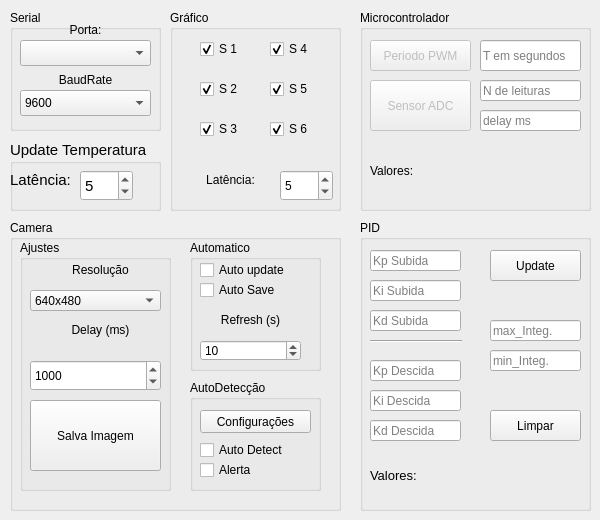
    <widget class="QWidget" name="Config">
     <attribute name="title">
      <string>Ajustes</string>
     </attribute>
     <widget class="QGroupBox" name="groupBox_13">
      <property name="geometry">
       <rect>
        <x>10</x>
        <y>10</y>
        <width>151</width>
        <height>121</height>
       </rect>
      </property>
      <property name="title">
       <string>Serial</string>
      </property>
      <widget class="QLabel" name="label">
       <property name="geometry">
        <rect>
         <x>10</x>
         <y>10</y>
         <width>131</width>
         <height>20</height>
        </rect>
       </property>
       <property name="text">
        <string>Porta:</string>
       </property>
       <property name="alignment">
        <set>Qt::AlignCenter</set>
       </property>
      </widget>
      <widget class="QLabel" name="label_2">
       <property name="geometry">
        <rect>
         <x>10</x>
         <y>60</y>
         <width>131</width>
         <height>20</height>
        </rect>
       </property>
       <property name="text">
        <string>BaudRate</string>
       </property>
       <property name="alignment">
        <set>Qt::AlignCenter</set>
       </property>
      </widget>
      <widget class="QComboBox" name="comboBox_portaSerial">
       <property name="geometry">
        <rect>
         <x>10</x>
         <y>30</y>
         <width>131</width>
         <height>26</height>
        </rect>
       </property>
      </widget>
      <widget class="QComboBox" name="comboBox_baudRate">
       <property name="geometry">
        <rect>
         <x>10</x>
         <y>80</y>
         <width>131</width>
         <height>26</height>
        </rect>
       </property>
       <property name="currentIndex">
        <number>1</number>
       </property>
       <item>
        <property name="text">
         <string>4800</string>
        </property>
       </item>
       <item>
        <property name="text">
         <string>9600</string>
        </property>
       </item>
       <item>
        <property name="text">
         <string>14400</string>
        </property>
       </item>
       <item>
        <property name="text">
         <string>19200</string>
        </property>
       </item>
       <item>
        <property name="text">
         <string>57600</string>
        </property>
       </item>
       <item>
        <property name="text">
         <string>115200</string>
        </property>
       </item>
      </widget>
     </widget>
     <widget class="QGroupBox" name="groupBox_14">
      <property name="geometry">
       <rect>
        <x>10</x>
        <y>140</y>
        <width>151</width>
        <height>71</height>
       </rect>
      </property>
      <property name="font">
       <font>
        <pointsize>11</pointsize>
       </font>
      </property>
      <property name="title">
       <string>Update Temperatura</string>
      </property>
      <widget class="QSpinBox" name="spinBox_serialUpdate">
       <property name="geometry">
        <rect>
         <x>70</x>
         <y>30</y>
         <width>53</width>
         <height>31</height>
        </rect>
       </property>
       <property name="minimum">
        <number>1</number>
       </property>
       <property name="singleStep">
        <number>1</number>
       </property>
       <property name="value">
        <number>5</number>
       </property>
      </widget>
      <widget class="QLabel" name="label_3">
       <property name="geometry">
        <rect>
         <x>0</x>
         <y>30</y>
         <width>61</width>
         <height>20</height>
        </rect>
       </property>
       <property name="text">
        <string>Latência:</string>
       </property>
       <property name="alignment">
        <set>Qt::AlignCenter</set>
       </property>
      </widget>
     </widget>
     <widget class="QGroupBox" name="groupBox_3">
      <property name="geometry">
       <rect>
        <x>10</x>
        <y>220</y>
        <width>331</width>
        <height>291</height>
       </rect>
      </property>
      <property name="title">
       <string>Camera</string>
      </property>
      <widget class="QGroupBox" name="groupBox_7">
       <property name="geometry">
        <rect>
         <x>180</x>
         <y>20</y>
         <width>131</width>
         <height>131</height>
        </rect>
       </property>
       <property name="title">
        <string>Automatico</string>
       </property>
       <widget class="QLabel" name="label_14">
        <property name="geometry">
         <rect>
          <x>10</x>
          <y>70</y>
          <width>101</width>
          <height>20</height>
         </rect>
        </property>
        <property name="text">
         <string>Refresh (s)</string>
        </property>
        <property name="alignment">
         <set>Qt::AlignCenter</set>
        </property>
       </widget>
       <widget class="QSpinBox" name="spinBox_cameraRefresh">
        <property name="geometry">
         <rect>
          <x>10</x>
          <y>100</y>
          <width>101</width>
          <height>21</height>
         </rect>
        </property>
        <property name="minimum">
         <number>1</number>
        </property>
        <property name="maximum">
         <number>5000</number>
        </property>
        <property name="singleStep">
         <number>1</number>
        </property>
        <property name="value">
         <number>10</number>
        </property>
       </widget>
       <widget class="QCheckBox" name="checkBox_cameraAutoUpdate">
        <property name="geometry">
         <rect>
          <x>10</x>
          <y>20</y>
          <width>111</width>
          <height>20</height>
         </rect>
        </property>
        <property name="text">
         <string>Auto update</string>
        </property>
       </widget>
       <widget class="QCheckBox" name="checkBox_cameraAutoSave">
        <property name="geometry">
         <rect>
          <x>10</x>
          <y>40</y>
          <width>111</width>
          <height>20</height>
         </rect>
        </property>
        <property name="text">
         <string>Auto Save</string>
        </property>
       </widget>
      </widget>
      <widget class="QGroupBox" name="groupBox_9">
       <property name="geometry">
        <rect>
         <x>180</x>
         <y>160</y>
         <width>131</width>
         <height>111</height>
        </rect>
       </property>
       <property name="title">
        <string>AutoDetecção</string>
       </property>
       <widget class="QPushButton" name="pushButton_10">
        <property name="geometry">
         <rect>
          <x>10</x>
          <y>30</y>
          <width>111</width>
          <height>23</height>
         </rect>
        </property>
        <property name="text">
         <string>Configurações</string>
        </property>
       </widget>
       <widget class="QCheckBox" name="checkBox_12">
        <property name="geometry">
         <rect>
          <x>10</x>
          <y>60</y>
          <width>111</width>
          <height>20</height>
         </rect>
        </property>
        <property name="text">
         <string>Auto Detect</string>
        </property>
       </widget>
       <widget class="QCheckBox" name="checkBox_13">
        <property name="geometry">
         <rect>
          <x>10</x>
          <y>80</y>
          <width>91</width>
          <height>20</height>
         </rect>
        </property>
        <property name="text">
         <string>Alerta</string>
        </property>
       </widget>
      </widget>
      <widget class="QGroupBox" name="groupBox_29">
       <property name="geometry">
        <rect>
         <x>10</x>
         <y>20</y>
         <width>151</width>
         <height>251</height>
        </rect>
       </property>
       <property name="title">
        <string>Ajustes</string>
       </property>
       <widget class="QLabel" name="label_13">
        <property name="geometry">
         <rect>
          <x>30</x>
          <y>80</y>
          <width>101</width>
          <height>20</height>
         </rect>
        </property>
        <property name="text">
         <string>Delay (ms)</string>
        </property>
        <property name="alignment">
         <set>Qt::AlignCenter</set>
        </property>
       </widget>
       <widget class="QSpinBox" name="spinBox_cameraDelay">
        <property name="geometry">
         <rect>
          <x>10</x>
          <y>120</y>
          <width>131</width>
          <height>31</height>
         </rect>
        </property>
        <property name="minimum">
         <number>10</number>
        </property>
        <property name="maximum">
         <number>5000</number>
        </property>
        <property name="singleStep">
         <number>10</number>
        </property>
        <property name="value">
         <number>1000</number>
        </property>
       </widget>
       <widget class="QPushButton" name="pushButton_salvaImagen">
        <property name="geometry">
         <rect>
          <x>10</x>
          <y>160</y>
          <width>131</width>
          <height>71</height>
         </rect>
        </property>
        <property name="text">
         <string>Salva Imagem</string>
        </property>
       </widget>
       <widget class="QLabel" name="label_12">
        <property name="geometry">
         <rect>
          <x>30</x>
          <y>20</y>
          <width>101</width>
          <height>20</height>
         </rect>
        </property>
        <property name="text">
         <string>Resolução</string>
        </property>
        <property name="alignment">
         <set>Qt::AlignCenter</set>
        </property>
       </widget>
       <widget class="QComboBox" name="comboBox_cameraResolucao">
        <property name="geometry">
         <rect>
          <x>10</x>
          <y>50</y>
          <width>131</width>
          <height>21</height>
         </rect>
        </property>
        <property name="currentIndex">
         <number>3</number>
        </property>
        <item>
         <property name="text">
          <string>2592x1944</string>
         </property>
        </item>
        <item>
         <property name="text">
          <string>1296x972</string>
         </property>
        </item>
        <item>
         <property name="text">
          <string>1296x730</string>
         </property>
        </item>
        <item>
         <property name="text">
          <string>640x480</string>
         </property>
        </item>
       </widget>
      </widget>
     </widget>
     <widget class="QGroupBox" name="groupBox_8">
      <property name="geometry">
       <rect>
        <x>170</x>
        <y>10</y>
        <width>171</width>
        <height>201</height>
       </rect>
      </property>
      <property name="title">
       <string>Gráfico</string>
      </property>
      <widget class="QCheckBox" name="checkBox_sensor2">
       <property name="geometry">
        <rect>
         <x>30</x>
         <y>70</y>
         <width>61</width>
         <height>18</height>
        </rect>
       </property>
       <property name="text">
        <string>S 2</string>
       </property>
       <property name="checked">
        <bool>true</bool>
       </property>
      </widget>
      <widget class="QCheckBox" name="checkBox_sensor3">
       <property name="geometry">
        <rect>
         <x>30</x>
         <y>110</y>
         <width>61</width>
         <height>18</height>
        </rect>
       </property>
       <property name="text">
        <string>S 3</string>
       </property>
       <property name="checked">
        <bool>true</bool>
       </property>
      </widget>
      <widget class="QCheckBox" name="checkBox_sensor4">
       <property name="geometry">
        <rect>
         <x>100</x>
         <y>30</y>
         <width>85</width>
         <height>18</height>
        </rect>
       </property>
       <property name="text">
        <string>S 4</string>
       </property>
       <property name="checked">
        <bool>true</bool>
       </property>
      </widget>
      <widget class="QCheckBox" name="checkBox_sensor1">
       <property name="geometry">
        <rect>
         <x>30</x>
         <y>30</y>
         <width>61</width>
         <height>18</height>
        </rect>
       </property>
       <property name="text">
        <string>S 1</string>
       </property>
       <property name="checked">
        <bool>true</bool>
       </property>
      </widget>
      <widget class="QCheckBox" name="checkBox_sensor5">
       <property name="geometry">
        <rect>
         <x>100</x>
         <y>70</y>
         <width>85</width>
         <height>18</height>
        </rect>
       </property>
       <property name="text">
        <string>S 5</string>
       </property>
       <property name="checked">
        <bool>true</bool>
       </property>
      </widget>
      <widget class="QCheckBox" name="checkBox_sensor6">
       <property name="geometry">
        <rect>
         <x>100</x>
         <y>110</y>
         <width>85</width>
         <height>18</height>
        </rect>
       </property>
       <property name="text">
        <string>S 6</string>
       </property>
       <property name="checked">
        <bool>true</bool>
       </property>
      </widget>
      <widget class="QSpinBox" name="spinBox_graficoLatencia">
       <property name="geometry">
        <rect>
         <x>110</x>
         <y>160</y>
         <width>53</width>
         <height>31</height>
        </rect>
       </property>
       <property name="minimum">
        <number>1</number>
       </property>
       <property name="singleStep">
        <number>1</number>
       </property>
       <property name="value">
        <number>5</number>
       </property>
      </widget>
      <widget class="QLabel" name="label_16">
       <property name="geometry">
        <rect>
         <x>30</x>
         <y>160</y>
         <width>61</width>
         <height>20</height>
        </rect>
       </property>
       <property name="text">
        <string>Latência:</string>
       </property>
       <property name="alignment">
        <set>Qt::AlignCenter</set>
       </property>
      </widget>
     </widget>
     <widget class="QGroupBox" name="groupBox_30">
      <property name="geometry">
       <rect>
        <x>360</x>
        <y>10</y>
        <width>231</width>
        <height>201</height>
       </rect>
      </property>
      <property name="title">
       <string>Microcontrolador</string>
      </property>
      <widget class="QPushButton" name="pushButton_periodoPWM">
       <property name="enabled">
        <bool>false</bool>
       </property>
       <property name="geometry">
        <rect>
         <x>10</x>
         <y>30</y>
         <width>101</width>
         <height>31</height>
        </rect>
       </property>
       <property name="text">
        <string>Periodo PWM</string>
       </property>
      </widget>
      <widget class="QLineEdit" name="lineEdit_periodoPWM">
       <property name="geometry">
        <rect>
         <x>120</x>
         <y>30</y>
         <width>101</width>
         <height>31</height>
        </rect>
       </property>
       <property name="inputMask">
        <string/>
       </property>
       <property name="placeholderText">
        <string>T em segundos</string>
       </property>
      </widget>
      <widget class="QPushButton" name="pushButton_leituraAnalogica">
       <property name="enabled">
        <bool>false</bool>
       </property>
       <property name="geometry">
        <rect>
         <x>10</x>
         <y>70</y>
         <width>101</width>
         <height>51</height>
        </rect>
       </property>
       <property name="text">
        <string>Sensor ADC</string>
       </property>
      </widget>
      <widget class="QLineEdit" name="lineEdit_analogicaNleituras">
       <property name="geometry">
        <rect>
         <x>120</x>
         <y>70</y>
         <width>101</width>
         <height>21</height>
        </rect>
       </property>
       <property name="placeholderText">
        <string>N de leituras</string>
       </property>
      </widget>
      <widget class="QLineEdit" name="lineEdit_analogicaDelayms">
       <property name="geometry">
        <rect>
         <x>120</x>
         <y>100</y>
         <width>101</width>
         <height>21</height>
        </rect>
       </property>
       <property name="placeholderText">
        <string>delay ms</string>
       </property>
      </widget>
      <widget class="QLabel" name="label_infoPWM_ADC">
       <property name="geometry">
        <rect>
         <x>10</x>
         <y>140</y>
         <width>211</width>
         <height>41</height>
        </rect>
       </property>
       <property name="text">
        <string>Valores:</string>
       </property>
      </widget>
     </widget>
     <widget class="QGroupBox" name="groupBox_16">
      <property name="geometry">
       <rect>
        <x>360</x>
        <y>220</y>
        <width>231</width>
        <height>291</height>
       </rect>
      </property>
      <property name="title">
       <string>PID</string>
      </property>
      <widget class="QLineEdit" name="lineEdit_kp">
       <property name="geometry">
        <rect>
         <x>10</x>
         <y>30</y>
         <width>91</width>
         <height>21</height>
        </rect>
       </property>
       <property name="inputMask">
        <string/>
       </property>
       <property name="placeholderText">
        <string>Kp Subida</string>
       </property>
      </widget>
      <widget class="QLineEdit" name="lineEdit_ki">
       <property name="geometry">
        <rect>
         <x>10</x>
         <y>60</y>
         <width>91</width>
         <height>21</height>
        </rect>
       </property>
       <property name="placeholderText">
        <string>Ki Subida</string>
       </property>
      </widget>
      <widget class="QLineEdit" name="lineEdit_kd">
       <property name="geometry">
        <rect>
         <x>10</x>
         <y>90</y>
         <width>91</width>
         <height>21</height>
        </rect>
       </property>
       <property name="placeholderText">
        <string>Kd Subida</string>
       </property>
      </widget>
      <widget class="QLineEdit" name="lineEdit_maxIntegrador">
       <property name="geometry">
        <rect>
         <x>130</x>
         <y>100</y>
         <width>91</width>
         <height>21</height>
        </rect>
       </property>
       <property name="inputMask">
        <string/>
       </property>
       <property name="placeholderText">
        <string>max_Integ.</string>
       </property>
      </widget>
      <widget class="QLineEdit" name="lineEdit_minIntegrador">
       <property name="geometry">
        <rect>
         <x>130</x>
         <y>130</y>
         <width>91</width>
         <height>21</height>
        </rect>
       </property>
       <property name="placeholderText">
        <string>min_Integ.</string>
       </property>
      </widget>
      <widget class="QPushButton" name="pushButton_pidUpdate">
       <property name="geometry">
        <rect>
         <x>130</x>
         <y>30</y>
         <width>91</width>
         <height>31</height>
        </rect>
       </property>
       <property name="text">
        <string>Update</string>
       </property>
      </widget>
      <widget class="QLabel" name="label_infoPID">
       <property name="geometry">
        <rect>
         <x>10</x>
         <y>230</y>
         <width>211</width>
         <height>51</height>
        </rect>
       </property>
       <property name="font">
        <font>
         <pointsize>10</pointsize>
        </font>
       </property>
       <property name="text">
        <string>Valores:</string>
       </property>
      </widget>
      <widget class="QLabel" name="label_infoPID_2">
       <property name="geometry">
        <rect>
         <x>20</x>
         <y>-60</y>
         <width>211</width>
         <height>41</height>
        </rect>
       </property>
       <property name="text">
        <string/>
       </property>
      </widget>
      <widget class="QLineEdit" name="lineEdit_kp_d">
       <property name="geometry">
        <rect>
         <x>10</x>
         <y>140</y>
         <width>91</width>
         <height>21</height>
        </rect>
       </property>
       <property name="inputMask">
        <string/>
       </property>
       <property name="placeholderText">
        <string>Kp Descida</string>
       </property>
      </widget>
      <widget class="QLineEdit" name="lineEdit_kd_d">
       <property name="geometry">
        <rect>
         <x>10</x>
         <y>200</y>
         <width>91</width>
         <height>21</height>
        </rect>
       </property>
       <property name="placeholderText">
        <string>Kd Descida</string>
       </property>
      </widget>
      <widget class="QLineEdit" name="lineEdit_ki_d">
       <property name="geometry">
        <rect>
         <x>10</x>
         <y>170</y>
         <width>91</width>
         <height>21</height>
        </rect>
       </property>
       <property name="placeholderText">
        <string>Ki Descida</string>
       </property>
      </widget>
      <widget class="QPushButton" name="pushButton_pid_limpar">
       <property name="geometry">
        <rect>
         <x>130</x>
         <y>190</y>
         <width>91</width>
         <height>31</height>
        </rect>
       </property>
       <property name="text">
        <string>Limpar</string>
       </property>
      </widget>
      <widget class="Line" name="line_3">
       <property name="geometry">
        <rect>
         <x>10</x>
         <y>120</y>
         <width>92</width>
         <height>3</height>
        </rect>
       </property>
       <property name="orientation">
        <enum>Qt::Horizontal</enum>
       </property>
      </widget>
     </widget>
    </widget>
